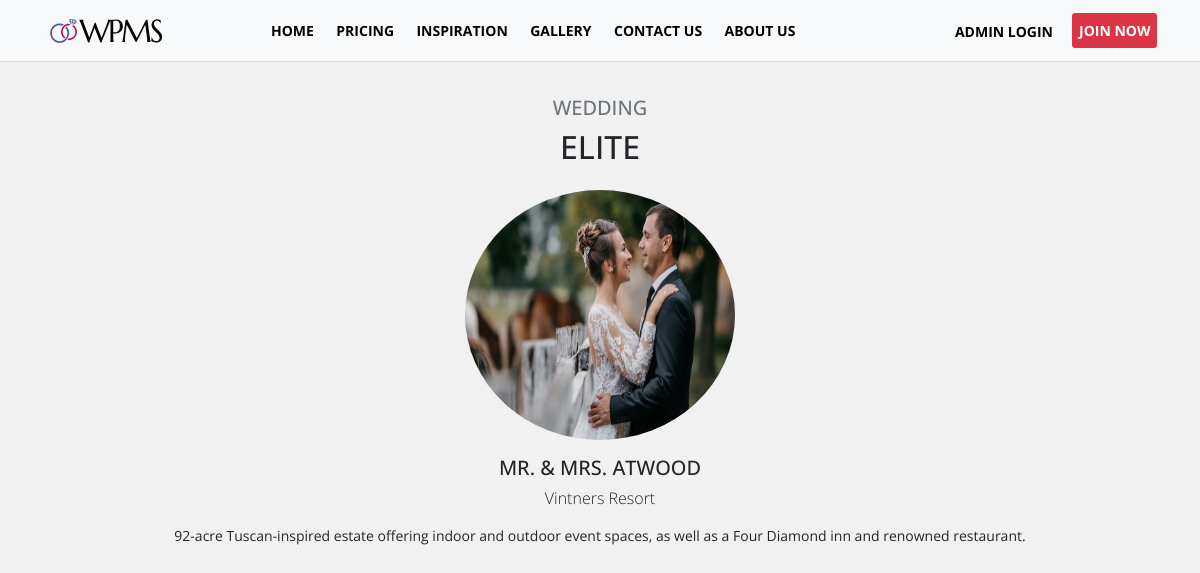
Page /wedding_details.php?id=31 on the committed database.
### tables this page shows
CREATE TABLE `tblpostwedding` (
  `id` int(11) NOT NULL,
  `title` varchar(100) NOT NULL,
  `description` text NOT NULL,
  `preview_image` text NOT NULL,
  `location` varchar(100) NOT NULL,
  `status` enum('0','1') NOT NULL,
  `wedding_date` varchar(100) NOT NULL,
  `wedding_type` varchar(100) NOT NULL,
  `date_created` varchar(100) NOT NULL,
  `date_published` varchar(100) NOT NULL
);

### admin/include/database.php (called while the page is built, shortened)
<?php
class Database
{
    public $connection;
    public function open_connection()
    {
        $this->connection = mysqli_connect(DB_HOST, DB_USER, DB_PASS, DB_NAME);
    }
    public function query($sql)
    {
        $result = mysqli_query($this->connection, $sql);
        return $result;
    }
}
$db = new Database();
?>

### admin/include/db_object.php (called while the page is built, shortened)
<?php
class DB_Object
{
    public static function find_by_id($id) {
        $the_result_array = static::find_by_query("SELECT * FROM " . static::$db_table . " WHERE id = $id ORDER BY id DESC  LIMIT 1 ");
        return !empty($the_result_array) ? array_shift($the_result_array) : false;
    }
    public static function find_by_query($sql) {
        global $db;
        $result_set = $db->query($sql);
        $the_object_array = array();
        while($row = mysqli_fetch_array($result_set)) {
            $the_object_array[] = static::instantiation($row);
        }
        return $the_object_array;
    }
    public static function instantiation($the_record){
        $the_object = new $calling_class;
        foreach($the_record as $the_attribute => $value)
        {
            if($the_object->has_the_attribute($the_attribute)) {
                $the_object->$the_attribute = $value;
            }
        }
        return $the_object;
    }
    private function has_the_attribute($the_attribute) {
        $object_properties = get_object_vars($this);
        return array_key_exists($the_attribute, $object_properties);
    }
}
?>

### admin/include/EventWedding.php (called while the page is built, shortened)
<?php
class EventWedding extends DB_Object
{
    public $preview_image;
    public $upload_directory = "upload/events";
    public $image_placeholder = "http://placehold.it/64x64&text=images";
    public function preview_image_picture() {
        return empty($this->preview_image) ? $this->image_placeholder : $this->upload_directory. '/' .$this->preview_image;
    }
}
?>

### wedding_details.php (the view, shortened to what this page needs)
<?php
$id = $_GET['id'];
$blogspot = EventWedding::find_by_id($id);
?>
<!doctype html>
<html lang="en">
<head>
    <link rel="stylesheet" type="text/css"
          href="https://cdn.materialdesignicons.com/2.1.19/css/materialdesignicons.min.css">
    <link rel="stylesheet" href="css/bootstrap.min.css">
    <link rel="stylesheet" href="css/style.css">
    <link rel="stylesheet" href="css/bootstrap-datepicker.css">
</head>
<body>
<?php include 'include/nav.php'; ?>
<div class="container">
    <div class="row">
        <div class="col-md-12 p-0" style="margin-bottom: 20px;">
            <h3 class="h5 text-uppercase text-center text-muted mt-4">Wedding</h3>
            <h2 class="h2 text-uppercase text-center mb-4"><?= $blogspot->wedding_type; ?></h2>
            <div class="text-center">
                <img src="admin/<?= $blogspot->preview_image_picture(); ?>" class="img-fluid rounded-circle" style="width:270px;height:250px;" alt="">
            </div>
            <h5 class="h5 text-uppercase text-center mt-3"><?= $blogspot->title; ?></h5>
            <div class="font-weight-light text-center mb-3" style="font-size:16px;"><?= $blogspot->location; ?></div>
            <p class="text-center"><?= $blogspot->description; ?></p>
        </div>
    </div>
</div>
</body>
</html>

### css/style.css (style rules this page uses)
body { font-family: "Open Sans", "Roboto", sans-serif !important; }
body { font-family: "Open Sans", "Roboto", sans-serif; line-height: 1.5em; margin-bottom: 0%; width: 100%; margin-top: 4%; overflow-x: hidden; background: #f1f1f1; font-size: 14px; }

### wedding_details.php (style rules this page uses)
body { margin-top: 6%; }

### rows in the picture
tblpostwedding: wedding_type "ELITE", preview_image (picture), title "MR. & MRS. ATWOOD", location "Vintners Resort", description "92-acre Tuscan-inspired estate offering indoor and outdoor event spaces, as well as a Four Diamond inn and renowned restaurant."
